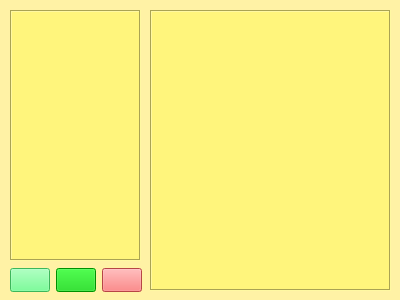
<?xml version="1.0" encoding="UTF-8"?>
<ui version="4.0">
 <class>Notes</class>
 <widget class="QWidget" name="Notes">
  <property name="enabled">
   <bool>true</bool>
  </property>
  <property name="geometry">
   <rect>
    <x>0</x>
    <y>0</y>
    <width>400</width>
    <height>300</height>
   </rect>
  </property>
  <property name="minimumSize">
   <size>
    <width>400</width>
    <height>300</height>
   </size>
  </property>
  <property name="maximumSize">
   <size>
    <width>400</width>
    <height>300</height>
   </size>
  </property>
  <property name="font">
   <font>
    <family>Arial Narrow</family>
    <pointsize>12</pointsize>
   </font>
  </property>
  <property name="mouseTracking">
   <bool>true</bool>
  </property>
  <property name="windowTitle">
   <string>Notes</string>
  </property>
  <property name="windowIcon">
   <iconset>
    <normaloff>icons/icon.png</normaloff>icons/icon.png</iconset>
  </property>
  <property name="styleSheet">
   <string notr="true">background-color:rgb(255, 242, 165)</string>
  </property>
  <widget class="QWidget" name="gridLayoutWidget">
   <property name="geometry">
    <rect>
     <x>10</x>
     <y>260</y>
     <width>132</width>
     <height>41</height>
    </rect>
   </property>
   <layout class="QGridLayout" name="gridLayout">
    <item row="0" column="1">
     <widget class="QPushButton" name="btn2">
      <property name="toolTip">
       <string>edit and save</string>
      </property>
      <property name="whatsThis">
       <string/>
      </property>
      <property name="styleSheet">
       <string notr="true">background-color:rgb(0, 203, 0)</string>
      </property>
      <property name="text">
       <string/>
      </property>
      <property name="icon">
       <iconset>
        <normaloff>icons/edit.png</normaloff>icons/edit.png</iconset>
      </property>
      <property name="checkable">
       <bool>false</bool>
      </property>
      <property name="autoDefault">
       <bool>true</bool>
      </property>
     </widget>
    </item>
    <item row="0" column="2">
     <widget class="QPushButton" name="btn3">
      <property name="toolTip">
       <string>delete</string>
      </property>
      <property name="styleSheet">
       <string notr="true">background-color:rgb(255, 97, 97)</string>
      </property>
      <property name="text">
       <string/>
      </property>
      <property name="icon">
       <iconset>
        <normaloff>icons/icon-recycle-bin.png</normaloff>icons/icon-recycle-bin.png</iconset>
      </property>
     </widget>
    </item>
    <item row="0" column="0">
     <widget class="QPushButton" name="btn1">
      <property name="toolTip">
       <string>create</string>
      </property>
      <property name="whatsThis">
       <string/>
      </property>
      <property name="styleSheet">
       <string notr="true">background-color:rgb(85, 255, 127)</string>
      </property>
      <property name="text">
       <string/>
      </property>
      <property name="icon">
       <iconset>
        <normaloff>icons/add-button.png</normaloff>icons/add-button.png</iconset>
      </property>
      <property name="checkable">
       <bool>false</bool>
      </property>
      <property name="autoDefault">
       <bool>true</bool>
      </property>
     </widget>
    </item>
   </layout>
  </widget>
  <widget class="QTextEdit" name="textEdit">
   <property name="geometry">
    <rect>
     <x>150</x>
     <y>10</y>
     <width>241</width>
     <height>281</height>
    </rect>
   </property>
   <property name="font">
    <font>
     <family>Calibri</family>
     <pointsize>12</pointsize>
    </font>
   </property>
   <property name="styleSheet">
    <string notr="true">background-color:rgb(255, 245, 124)</string>
   </property>
   <property name="frameShape">
    <enum>QFrame::Box</enum>
   </property>
   <property name="frameShadow">
    <enum>QFrame::Sunken</enum>
   </property>
   <property name="lineWidth">
    <number>1</number>
   </property>
   <property name="overwriteMode">
    <bool>true</bool>
   </property>
  </widget>
  <widget class="QListView" name="listView">
   <property name="geometry">
    <rect>
     <x>10</x>
     <y>10</y>
     <width>131</width>
     <height>251</height>
    </rect>
   </property>
   <property name="styleSheet">
    <string notr="true">background-color:rgb(255, 245, 124)</string>
   </property>
   <property name="frameShape">
    <enum>QFrame::Box</enum>
   </property>
  </widget>
 </widget>
 <resources/>
 <connections/>
</ui>
